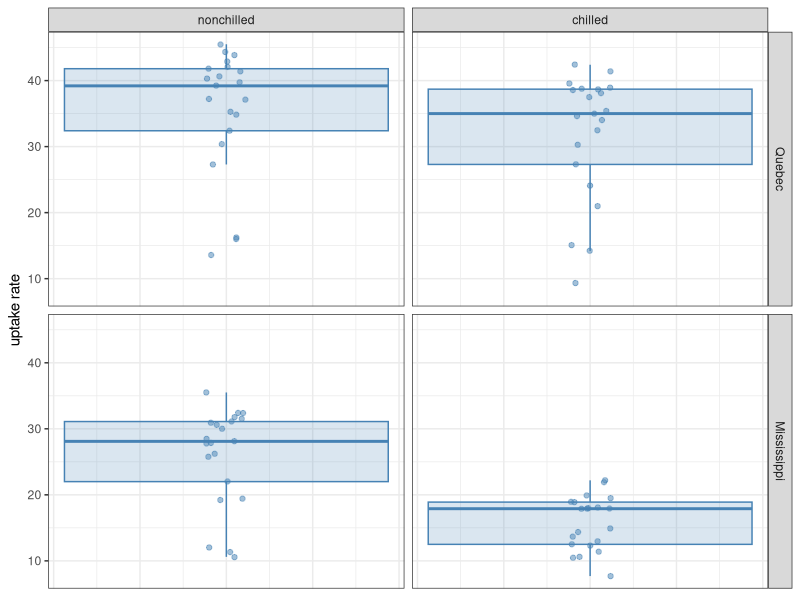
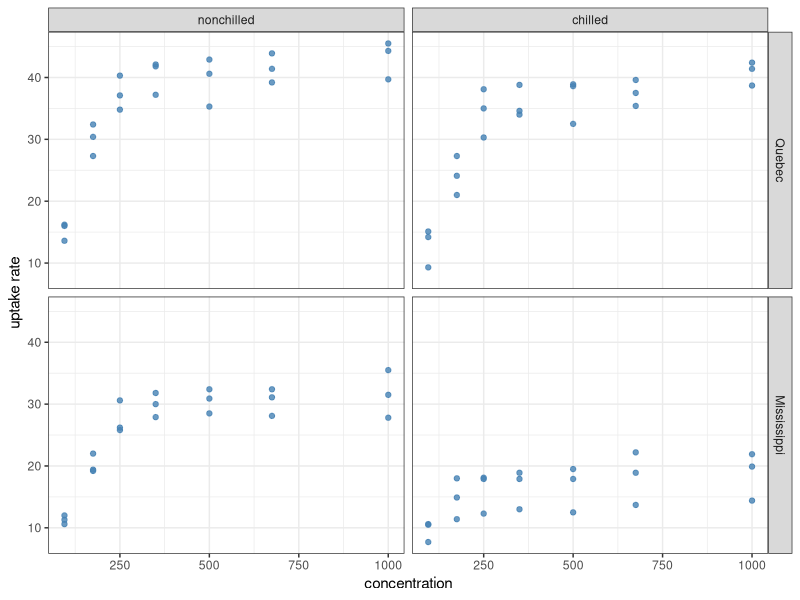
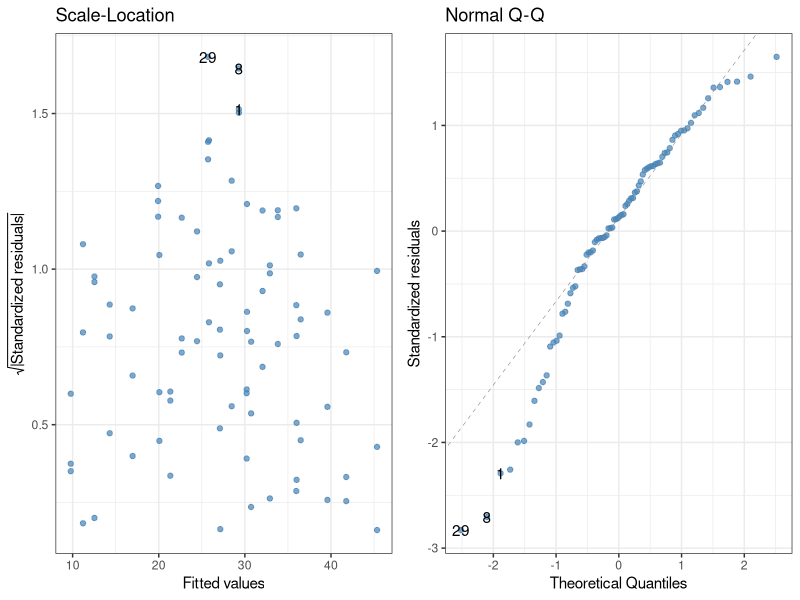
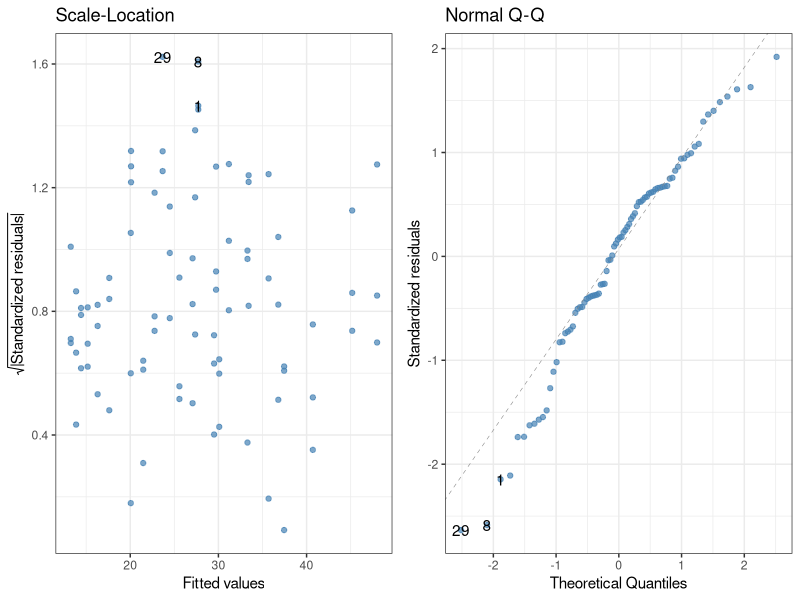
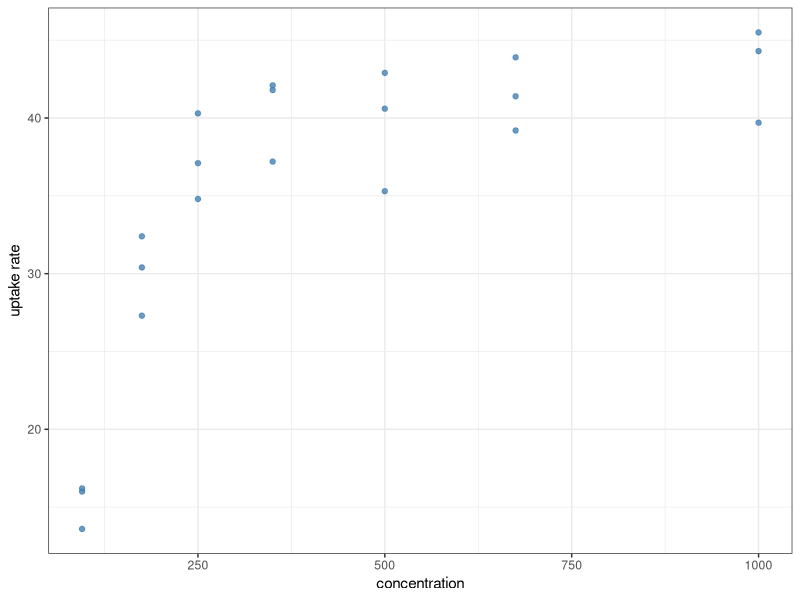
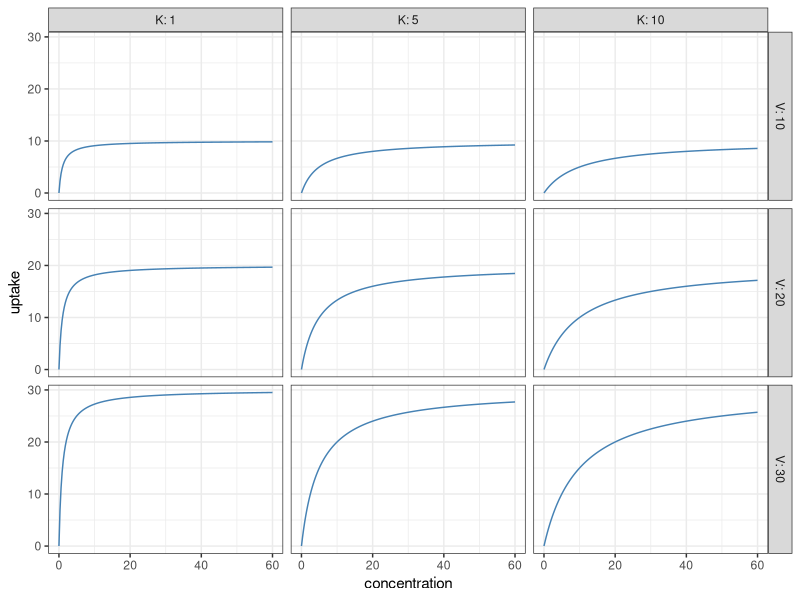
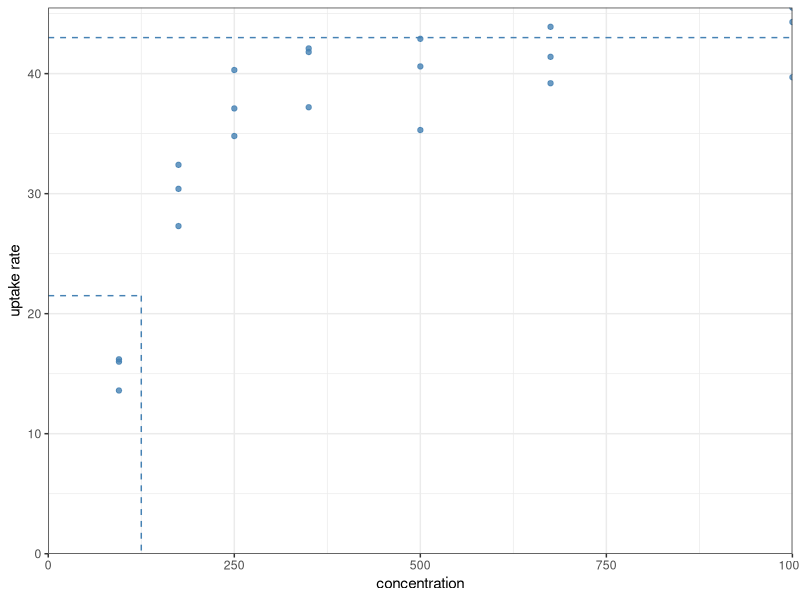

Source code (R) for these figures, in order: (Note: this script raises an error after producing the figures.)
## ---- chunk 1
#| message: false
library(tidyverse)
as_tibble(CO2)
## ---- chunk 2
as_tibble(CO2) %>%
  ggplot(aes(x = 0, y = uptake)) +
  geom_boxplot(colour = "steelblue", fill = "steelblue",
               alpha = 0.2, outlier.shape = NA) +
  geom_jitter(colour = "steelblue", alpha = 0.5, width = 0.05) +
  facet_grid(Type ~ Treatment) +
  ylab("uptake rate") +
  theme_bw() +
  theme(axis.title.x = element_blank(), # The x-axis is meaningless here,
        axis.ticks.x = element_blank(), # so remove title, tick marks,
        axis.text.x = element_blank())  # and labels from it
## ---- chunk 3
as_tibble(CO2) %>%
  ggplot(aes(x = conc, y = uptake)) +
  geom_point(colour = "steelblue", alpha = 0.8) +
  facet_grid(Type ~ Treatment) +
  labs(x = "concentration", y = "uptake rate") +
  theme_bw()
## ---- chunk 4
lm(uptake ~ conc + Type * Treatment, data = CO2) %>% anova()
## ---- chunk 5
#| warning: false
#| fig-height: 3
library(ggfortify)

lm(uptake ~ conc + Type * Treatment, data = CO2) %>%
  autoplot(which=3:2, smooth.colour=NA, colour="steelblue", alpha=0.7) +
  theme_bw()
## ---- chunk 6
lm(uptake ~ conc + Type * Treatment, data = CO2) %>% summary()
## ---- chunk 7
#| warning: false
#| fig-height: 3
lm(uptake ~ conc * Type * Treatment, data = CO2) %>% anova()
lm(uptake ~ conc * Type * Treatment, data = CO2) %>% summary()
lm(uptake ~ conc * Type * Treatment, data = CO2) %>%
  autoplot(which=3:2, smooth.colour=NA, colour="steelblue", alpha=0.7) +
  theme_bw()
## ---- chunk 8
as_tibble(CO2) %>%
  filter(Type == "Quebec", Treatment == "nonchilled") %>%
  ggplot(aes(x = conc, y = uptake)) +
  geom_point(colour = "steelblue", alpha = 0.8) +
  labs(x = "concentration", y = "uptake rate") +
  theme_bw()
## ---- chunk 9
#| message: false
expand_grid(V = c(10, 20, 30), # This function creates a tibble with all
            K = c(1, 5, 10),   # possible combinations of the inputs
            concentration = seq(0, 60, l = 201)) %>%
  group_by(V, K) %>%
  mutate(uptake = V * concentration / (K + concentration)) %>%
  ungroup() %>%
  ggplot() +
  aes(x = concentration, y = uptake) +
  geom_line(colour = "steelblue") +
  facet_grid(V ~ K, labeller = label_both) +
  theme_bw()
## ---- chunk 10
as_tibble(CO2) %>%
  filter(Type == "Quebec", Treatment == "nonchilled") %>%
  ggplot(aes(x = conc, y = uptake)) +
  geom_point(colour = "steelblue", alpha = 0.8) +
  geom_hline(yintercept = 43, linetype = "dashed", colour = "steelblue") +
  annotate(geom = "segment", x = 0, y = 43/2, xend = 125, yend = 43/2,
           linetype = "dashed", colour = "steelblue") +
  annotate(geom = "segment", x = 125, y = 43/2, xend = 125, yend = 0,
           linetype = "dashed", colour = "steelblue") +
  scale_x_continuous(name = "concentration",
                     limits = c(0, NA), expand = c(0, 0)) +
  scale_y_continuous(name = "uptake rate",
                     limits = c(0, NA), expand = c(0, 0)) +
  theme_bw()
## ---- chunk 11
list(a = 3, b = "Hello!", myTable = tibble(x = c(1, 2), y = c(3, 4)))
## ---- chunk 12
myList <- list(
  a = 3,
  b = "Hello!",
  myTable = tibble(x = c(1, 2), y = c(3, 4))
)
## ---- chunk 13
myList$myTable # Access the entry called myTable in the list
## ---- chunk 14
myList[[3]] # Access the third entry (myTable) in the list
## ---- chunk 15
sum(c(1, 2, 3))
## ---- chunk 16
#| error: true
sum(list(1, 2, 3))
## ---- chunk 17
nonlinearFit <- as_tibble(CO2) %>%
  filter(Type == "Quebec", Treatment == "nonchilled") %>%
  nls(uptake ~ V*conc/(K + conc), data = ., start = list(V = 43, K = 125))

print(nonlinearFit)
## ---- chunk 18
summary(nonlinearFit)
## ---- chunk 19
predict(nonlinearFit)
## ---- chunk 20
as_tibble(CO2) %>%
  filter(Type == "Quebec", Treatment == "nonchilled") %>%
  mutate(pred = predict(nonlinearFit)) %>%
  ggplot() +
  geom_point(aes(x = conc, y = uptake), colour = "steelblue", alpha = 0.8) +
  geom_line(aes(x = conc, y = pred), linetype = "dashed", alpha = 0.5) +
  labs(x = "concentration", y = "uptake rate") +
  theme_bw()
## ---- chunk 21
V_fitted <- coef(nonlinearFit)["V"] # Get fitted values of V and K
K_fitted <- coef(nonlinearFit)["K"] # from the vector of coefficients

as_tibble(CO2) %>%
  filter(Type == "Quebec", Treatment == "nonchilled") %>%
  ggplot() +
  geom_point(aes(x = conc, y = uptake), colour = "steelblue", alpha = 0.8) +
  geom_function(fun = function(x) V_fitted * x / (K_fitted + x),
                linetype = "dashed", alpha = 0.5) +
  labs(x = "concentration", y = "uptake rate") +
  theme_bw()
